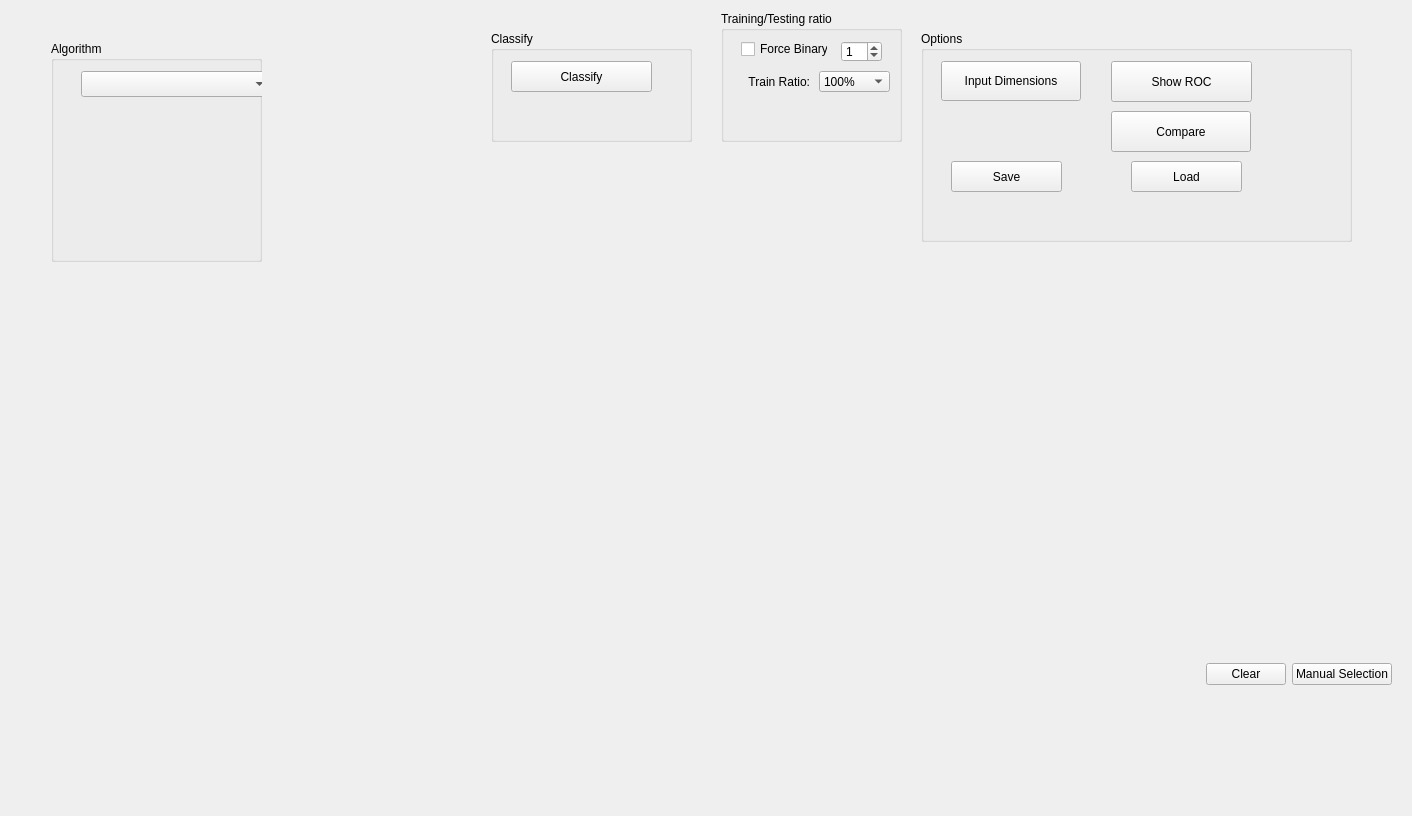
<?xml version="1.0" encoding="UTF-8"?>
<ui version="4.0">
 <class>optionsClassifyWidget</class>
 <widget class="QWidget" name="optionsClassifyWidget">
  <property name="enabled">
   <bool>true</bool>
  </property>
  <property name="geometry">
   <rect>
    <x>0</x>
    <y>0</y>
    <width>1412</width>
    <height>816</height>
   </rect>
  </property>
  <property name="sizePolicy">
   <sizepolicy hsizetype="MinimumExpanding" vsizetype="MinimumExpanding">
    <horstretch>0</horstretch>
    <verstretch>0</verstretch>
   </sizepolicy>
  </property>
  <property name="windowTitle">
   <string>Classification</string>
  </property>
  <property name="autoFillBackground">
   <bool>false</bool>
  </property>
  <layout class="QVBoxLayout" name="verticalLayout">
   <item>
    <widget class="QWidget" name="widget" native="true">
     <widget class="QGroupBox" name="groupBox_3">
      <property name="geometry">
       <rect>
        <x>710</x>
        <y>0</y>
        <width>181</width>
        <height>131</height>
       </rect>
      </property>
      <property name="title">
       <string>Training/Testing ratio</string>
      </property>
      <widget class="QComboBox" name="traintestRatioCombo">
       <property name="enabled">
        <bool>true</bool>
       </property>
       <property name="geometry">
        <rect>
         <x>98</x>
         <y>60</y>
         <width>71</width>
         <height>21</height>
        </rect>
       </property>
       <property name="font">
        <font>
         <pointsize>9</pointsize>
        </font>
       </property>
       <property name="toolTip">
        <string>Ratio between training and testing samples
(100% means all samples are used for training)</string>
       </property>
       <property name="currentIndex">
        <number>7</number>
       </property>
       <item>
        <property name="text">
         <string>10%</string>
        </property>
       </item>
       <item>
        <property name="text">
         <string>25%</string>
        </property>
       </item>
       <item>
        <property name="text">
         <string>33%</string>
        </property>
       </item>
       <item>
        <property name="text">
         <string>50%</string>
        </property>
       </item>
       <item>
        <property name="text">
         <string>66%</string>
        </property>
       </item>
       <item>
        <property name="text">
         <string>75%</string>
        </property>
       </item>
       <item>
        <property name="text">
         <string>90%</string>
        </property>
       </item>
       <item>
        <property name="text">
         <string>100%</string>
        </property>
       </item>
      </widget>
      <widget class="QLabel" name="label">
       <property name="enabled">
        <bool>true</bool>
       </property>
       <property name="geometry">
        <rect>
         <x>8</x>
         <y>60</y>
         <width>81</width>
         <height>21</height>
        </rect>
       </property>
       <property name="font">
        <font>
         <pointsize>9</pointsize>
        </font>
       </property>
       <property name="text">
        <string>Train Ratio:</string>
       </property>
       <property name="alignment">
        <set>Qt::AlignRight|Qt::AlignTrailing|Qt::AlignVCenter</set>
       </property>
      </widget>
      <widget class="QCheckBox" name="binaryCheck">
       <property name="geometry">
        <rect>
         <x>20</x>
         <y>30</y>
         <width>87</width>
         <height>16</height>
        </rect>
       </property>
       <property name="text">
        <string>Force Binary</string>
       </property>
      </widget>
      <widget class="QSpinBox" name="positiveSpin">
       <property name="geometry">
        <rect>
         <x>120</x>
         <y>30</y>
         <width>41</width>
         <height>21</height>
        </rect>
       </property>
       <property name="font">
        <font>
         <pointsize>9</pointsize>
        </font>
       </property>
       <property name="minimum">
        <number>0</number>
       </property>
       <property name="maximum">
        <number>255</number>
       </property>
       <property name="value">
        <number>1</number>
       </property>
      </widget>
     </widget>
     <widget class="QGroupBox" name="groupBox_4">
      <property name="geometry">
       <rect>
        <x>910</x>
        <y>20</y>
        <width>431</width>
        <height>211</height>
       </rect>
      </property>
      <property name="title">
       <string>Options</string>
      </property>
      <widget class="QPushButton" name="inputDimButton">
       <property name="geometry">
        <rect>
         <x>20</x>
         <y>30</y>
         <width>140</width>
         <height>40</height>
        </rect>
       </property>
       <property name="font">
        <font>
         <pointsize>9</pointsize>
        </font>
       </property>
       <property name="text">
        <string>Input Dimensions</string>
       </property>
       <property name="checkable">
        <bool>true</bool>
       </property>
      </widget>
      <widget class="QPushButton" name="rocButton">
       <property name="enabled">
        <bool>true</bool>
       </property>
       <property name="geometry">
        <rect>
         <x>190</x>
         <y>30</y>
         <width>141</width>
         <height>41</height>
        </rect>
       </property>
       <property name="font">
        <font>
         <pointsize>9</pointsize>
        </font>
       </property>
       <property name="toolTip">
        <string>Display Receiver-Operator-Characteristic (ROC) curve
for the last training or cross-validation</string>
       </property>
       <property name="text">
        <string>Show ROC</string>
       </property>
      </widget>
      <widget class="QPushButton" name="compareButton">
       <property name="geometry">
        <rect>
         <x>190</x>
         <y>80</y>
         <width>140</width>
         <height>41</height>
        </rect>
       </property>
       <property name="font">
        <font>
         <pointsize>9</pointsize>
        </font>
       </property>
       <property name="toolTip">
        <string>&lt;!DOCTYPE HTML PUBLIC &quot;-//W3C//DTD HTML 4.0//EN&quot; &quot;http://www.w3.org/TR/REC-html40/strict.dtd&quot;&gt;
&lt;html&gt;&lt;head&gt;&lt;meta name=&quot;qrichtext&quot; content=&quot;1&quot; /&gt;&lt;style type=&quot;text/css&quot;&gt;
p, li { white-space: pre-wrap; }
&lt;/style&gt;&lt;/head&gt;&lt;body style=&quot; font-family:'Lucida Grande'; font-size:9pt; font-weight:400; font-style:normal;&quot;&gt;
&lt;p style=&quot; margin-top:0px; margin-bottom:0px; margin-left:0px; margin-right:0px; -qt-block-indent:0; text-indent:0px;&quot;&gt;&lt;span style=&quot; font-family:'MS Shell Dlg 2'; font-size:8pt;&quot;&gt;Start the maximization process (uses starting position if one is available, or a random position otherwise)&lt;/span&gt;&lt;/p&gt;&lt;/body&gt;&lt;/html&gt;</string>
       </property>
       <property name="text">
        <string>Compare</string>
       </property>
      </widget>
      <widget class="QPushButton" name="saveButton">
       <property name="geometry">
        <rect>
         <x>30</x>
         <y>130</y>
         <width>111</width>
         <height>31</height>
        </rect>
       </property>
       <property name="font">
        <font>
         <pointsize>9</pointsize>
        </font>
       </property>
       <property name="text">
        <string>Save</string>
       </property>
      </widget>
      <widget class="QPushButton" name="loadButton">
       <property name="geometry">
        <rect>
         <x>210</x>
         <y>130</y>
         <width>111</width>
         <height>31</height>
        </rect>
       </property>
       <property name="font">
        <font>
         <pointsize>9</pointsize>
        </font>
       </property>
       <property name="text">
        <string>Load</string>
       </property>
      </widget>
     </widget>
     <widget class="QGroupBox" name="groupBox_2">
      <property name="geometry">
       <rect>
        <x>480</x>
        <y>20</y>
        <width>201</width>
        <height>111</height>
       </rect>
      </property>
      <property name="title">
       <string>Classify</string>
      </property>
      <widget class="QPushButton" name="classifyButton">
       <property name="geometry">
        <rect>
         <x>20</x>
         <y>30</y>
         <width>141</width>
         <height>31</height>
        </rect>
       </property>
       <property name="font">
        <font>
         <pointsize>9</pointsize>
        </font>
       </property>
       <property name="toolTip">
        <string>&lt;!DOCTYPE HTML PUBLIC &quot;-//W3C//DTD HTML 4.0//EN&quot; &quot;http://www.w3.org/TR/REC-html40/strict.dtd&quot;&gt;
&lt;html&gt;&lt;head&gt;&lt;meta name=&quot;qrichtext&quot; content=&quot;1&quot; /&gt;&lt;style type=&quot;text/css&quot;&gt;
p, li { white-space: pre-wrap; }
&lt;/style&gt;&lt;/head&gt;&lt;body style=&quot; font-family:'MS Shell Dlg 2'; font-size:8.25pt; font-weight:400; font-style:normal;&quot;&gt;
&lt;p style=&quot; margin-top:0px; margin-bottom:0px; margin-left:0px; margin-right:0px; -qt-block-indent:0; text-indent:0px;&quot;&gt;&lt;span style=&quot; font-size:8pt;&quot;&gt;Classify the data using the current algorithm&lt;/span&gt;&lt;/p&gt;&lt;/body&gt;&lt;/html&gt;</string>
       </property>
       <property name="text">
        <string>Classify</string>
       </property>
      </widget>
     </widget>
     <widget class="QGroupBox" name="groupBox">
      <property name="enabled">
       <bool>true</bool>
      </property>
      <property name="geometry">
       <rect>
        <x>40</x>
        <y>30</y>
        <width>211</width>
        <height>221</height>
       </rect>
      </property>
      <property name="title">
       <string>Algorithm</string>
      </property>
      <widget class="QComboBox" name="algoList">
       <property name="geometry">
        <rect>
         <x>30</x>
         <y>30</y>
         <width>190</width>
         <height>26</height>
        </rect>
       </property>
       <property name="font">
        <font>
         <pointsize>10</pointsize>
        </font>
       </property>
      </widget>
      <widget class="QWidget" name="algoWidget" native="true">
       <property name="geometry">
        <rect>
         <x>50</x>
         <y>70</y>
         <width>241</width>
         <height>171</height>
        </rect>
       </property>
      </widget>
     </widget>
    </widget>
   </item>
   <item>
    <widget class="QWidget" name="gridWidget" native="true">
     <layout class="QGridLayout" name="gridLayout"/>
    </widget>
   </item>
   <item>
    <widget class="QWidget" name="widget_2" native="true">
     <layout class="QHBoxLayout" name="horizontalLayout">
      <item>
       <spacer name="horizontalSpacer">
        <property name="orientation">
         <enum>Qt::Horizontal</enum>
        </property>
        <property name="sizeHint" stdset="0">
         <size>
          <width>588</width>
          <height>20</height>
         </size>
        </property>
       </spacer>
      </item>
      <item>
       <widget class="QPushButton" name="clearButton">
        <property name="font">
         <font>
          <pointsize>9</pointsize>
         </font>
        </property>
        <property name="toolTip">
         <string>Clear the model information
(does NOT clear the data)</string>
        </property>
        <property name="text">
         <string>Clear</string>
        </property>
       </widget>
      </item>
      <item>
       <widget class="QPushButton" name="manualTrainButton">
        <property name="font">
         <font>
          <pointsize>9</pointsize>
         </font>
        </property>
        <property name="text">
         <string>Manual Selection</string>
        </property>
        <property name="checkable">
         <bool>true</bool>
        </property>
       </widget>
      </item>
     </layout>
    </widget>
   </item>
  </layout>
 </widget>
 <resources/>
 <connections/>
</ui>
